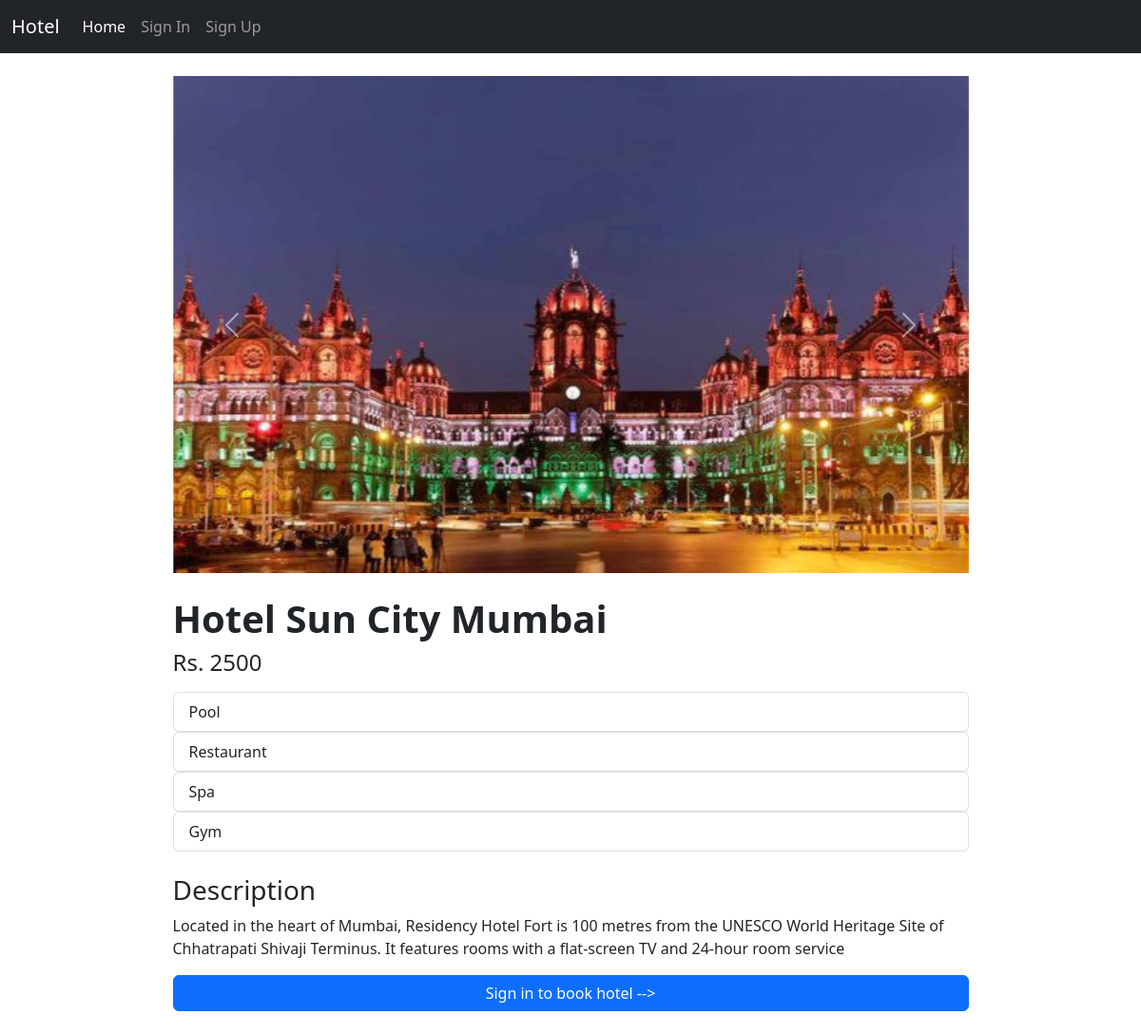
Page /hotel/4188d7681edc4523974f192f2558a3f9 on the committed database.
### home/models.py (models this page shows, shortened)
class BaseModel(models.Model):
    uid = models.UUIDField(default=uuid.uuid4   , editable=False , primary_key=True)
    created_at = models.DateField(auto_now_add=True)
    updated_at = models.DateField(auto_now_add=True)
    class Meta:
        abstract = True
        ordering=['uid']

class HotelImages(BaseModel):
    hotel= models.ForeignKey(Hotel ,related_name="images", on_delete=models.CASCADE)
    images = models.ImageField(upload_to="hotels")

class Hotel(BaseModel):
    hotel_name= models.CharField(max_length=100)
    hotel_price = models.IntegerField()
    description = models.TextField()
    amenities = models.ManyToManyField(Amenities)
    room_count = models.IntegerField(default=10)

class Amenities(BaseModel):
    amenity_name = models.CharField(max_length=100)

### home/views.py (the view, shortened to what this page needs)
# urls.py: path('hotel/<uid>',get_hotel,name='get_hotel'),
def get_hotel(request, uid):
    hotel = Hotel.objects.get(uid=uid)
    context = {'hotel': hotel}
    context['date'] = datetime.today().strftime('%Y-%m-%d')
    return render(request, 'home/hotel.html', context)

### templates/home/hotel.html (shortened to what this page needs)
{% extends 'home/base.html' %}
{% block body %}
<div class=" container mt-4">
    <div id="carouselExampleControls" class="carousel slide w-75 m-auto" data-bs-ride="carousel">
        <div class="carousel-inner">
            {% for i in hotel.images.all %}
            <div class="carousel-item active">
                <img src="/media/{{i.images}}" class="d-block w-100" alt="...">
            </div>
            {% endfor %}
        </div>
        <button class="carousel-control-prev" type="button" data-bs-target="#carouselExampleControls"
            data-bs-slide="prev">
            <span class="carousel-control-prev-icon" aria-hidden="true"></span>
        </button>
        <button class="carousel-control-next" type="button" data-bs-target="#carouselExampleControls"
            data-bs-slide="next">
            <span class="carousel-control-next-icon" aria-hidden="true"></span>
        </button>
    </div>
    <div class="mt-4 mb-4  w-75 m-auto">
        <h1 class="fw-bold">{{hotel.hotel_name|title}}</h1>
        <h4 class="mt-2 mb-3">Rs. {{hotel.hotel_price}}</h4>
        {% for i in hotel.amenities.all %}
        <ul class="list-group ">
            <li class="list-group-item">{{i.amenity_name}}</li>
        </ul>
        {% endfor %}
        <div class="mt-4">
            <h3>Description</h3>
            <p>
                {{hotel.description}}
            </p>
            {% if request.user.is_authenticated %}
            <div class="card">
                <div class="card-body">
                    <form method='POST'>
                        {% csrf_token %}
                        <label for="startDate" class='mt-3'>
                            Check In
                        </label>
                        <input type="date" name="startDate" class="form-control" id="startDate" name="startDate" min={{date}}
                        {% if startdate %}
                        value="{{startdate}}"
                        {% endif %}
                        >
                        <label for="endDate" class="mt-3">
                            Check Out
                        </label>
                        <input type="date" name="endDate" class="form-control" id="endDate" name="endDate" min={{date}}
                        {% if enddate %}
                        value="{{enddate}}"
                        {% endif %}
                        >
                        <div class='d-grid'>
                            <button class="btn mt-3 btn-primary" type='submit'>
                                Book Now
                            </button>
                        </div>
                    </form>
                </div>
            </div>
            {% else %}
            <div class="d-grid ">
                <a class="btn btn-primary" href="{% url 'signin' %}" type="button">Sign in to book hotel --> </a>
              </div>
            {% endif %}
        </div>
    </div>
</div>
{% endblock body %}

### templates/home/hotel.html (style rules this page uses)
.list-group { list-style-type: disc !important; }

### rows in the picture
HotelImages: images (picture)
Hotel: hotel_name "Hotel Sun City Mumbai", hotel_price "2500", description "Located in the heart of Mumbai, Residency Hotel Fort is 100 metres from the UNESCO World Heritage Site of Chhatrapati Shivaji Terminus. It features rooms with a flat-screen TV and 24-hour room service"
Amenities: amenity_name "Pool"
Amenities: amenity_name "Restaurant"
Amenities: amenity_name "Spa"
Amenities: amenity_name "Gym"
